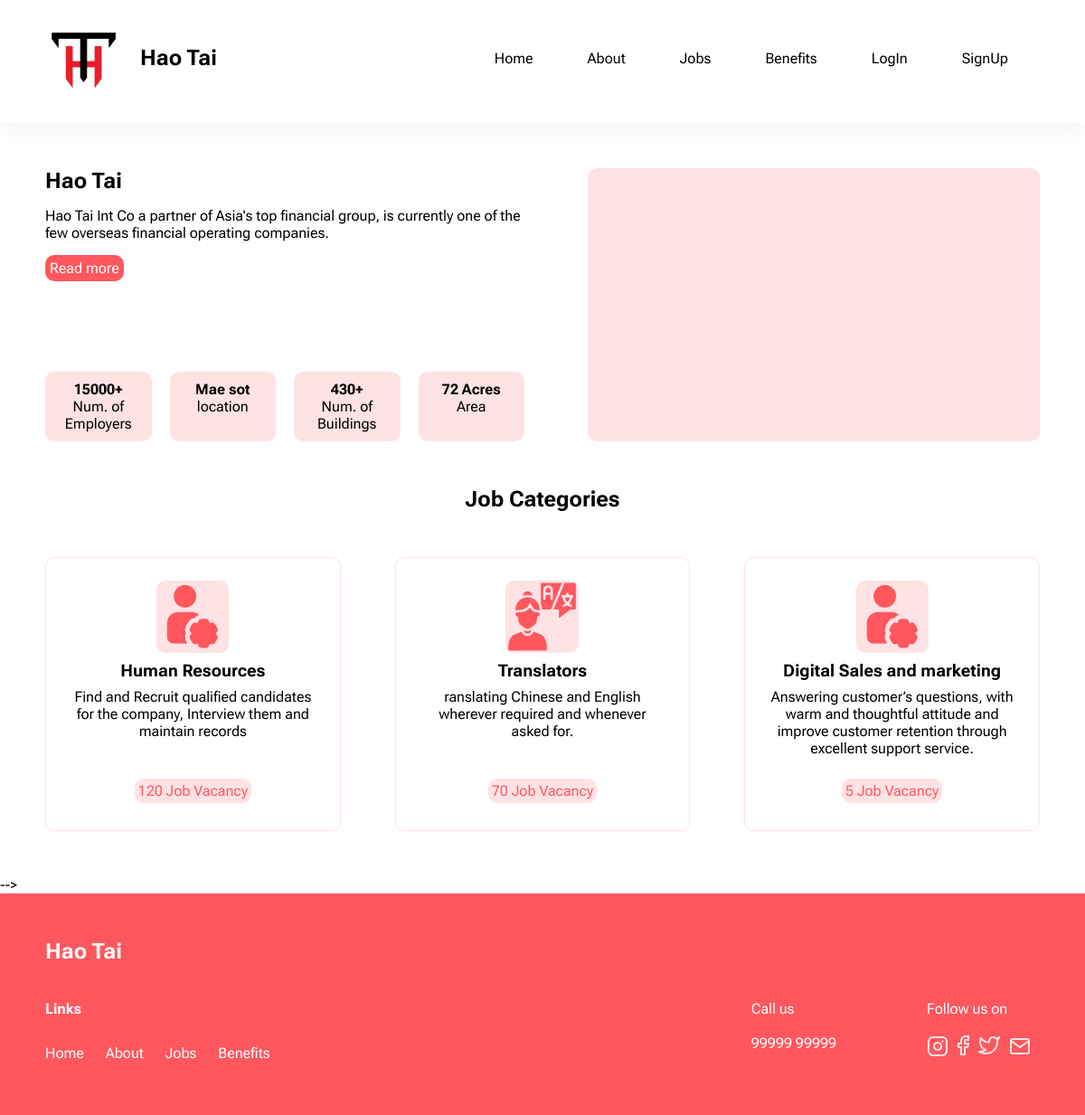
The page / on the database its author committed.
### web/models.py (models this page shows, shortened)
class categories(models.Model):
    title = models.CharField(max_length = 200)
    description = models.TextField()
    no_of_vacancy = models.IntegerField()
    image = models.ImageField()

### web/views.py (the view)
def index(request):
    category =categories.objects.all()
    return render(request,'index.html',{'category':category})

### templates/index.html (shortened to what this page needs)
        {%extends 'base.html'%}
        {%load static%}
        {%block style%}
        <link rel="stylesheet" href="{% static  'style.css'%}">
        {%endblock%}
        {%block content%}
        <section class="second">
            <div class="paragraph">
                <div class="third">
                    <h1>Hao Tai</h1>
                <p>Hao Tai Int Co a partner of Asia's top financial group, is currently one of the few overseas financial operating companies.
                </p>
                <div class="read">
                    <a href=""><p> Read more </p></a>
                </div>
                </div>
                <div class="blocks">
                    <div class="number"><p><b>15000+</b><br> Num. of Employers</p></div>
                    <div class="number"><p><b>Mae sot</b><br> location</p></div>
                    <div class="number"><p><b>430+</b><br> Num. of Buildings</p></div>
                    <div class="number"><p><b>72 Acres</b><br> Area</p></div>
                </div>
            </div>
            <div class="blank">
            </div>
        </section>
        <section >
            <h2>Job Categories</h2>
            <div class="job">
                {% for Categories in category %}
                <div class="vacancy"><a href="{%url 'job' Categories.pk %}">
                    <div>
                        <img src="{{Categories.image.url}}" alt="">
                    </div>
                    <div>
                        <h3>{{Categories.title}}
                        </h3>
                        <p>{{Categories.description}}</p>
                    <div class="slots">
                    {{Categories.no_of_vacancy }} Job Vacancy
                    </div>
                    </div></a>
                </div>
                {% endfor %}
                </div> -->
        </section>
       {%endblock%}

### templates/base.html (shortened to what this page needs)
<!DOCTYPE html>
<html lang="en">
<head>
{%block style%}
{%endblock%}
</head>
<body>
    <section class="head">
    <div class="haotai">
        <div><img src="../static/images/logo 1.png" alt=""></div>
        <div><h1>Hao Tai</h1></div>
    </div>
    <div class="details">
        <div class="home"><a href="{%url 'home'%}">Home</a></div>
        <div class="home"><a href="{%url 'about'%}">About</a></div>
        <div class="home"><a href="{%url 'emp'%}">Jobs</a></div>
        <div class="home"><a href="{%url 'home'%}">Benefits</a></div>
        <div class="home"><a href="{%url 'login'%}">LogIn</a></div>
        <div class="home"><a href="{%url 'signup'%}">SignUp</a></div>
    </div>
</section>
{% block content %}
{% endblock %}
<section class="blue">
    <h2>Hao Tai</h2>
    <div class="connect">
        <div class="links">
            <b>Links</b>
            <div class="options">
                <a href="{%url 'home'%}">Home</a>
                <a href="{%url 'about'%}">About</a>
                <a href="{%url 'emp'%}">Jobs</a>
                <a href="{%url 'home'%}">Benefits</a>
            </div>
        </div>
        <div class="media">
            <div>
                <p>Call us <br><br><a id="call" href="tel:99999 99999"> 99999 99999</a></p>
            </div>
            <div>
                <p>Follow us on</p>
                <div class="icons">
                    <a href=""><img src="../static/images/instagram.png" alt=""></a>
                    <a href=""><img src="../static/images/Vector.png" alt=""></a>
                    <a href=""><img src="../static/images/Vector(1).png" alt=""></a>
                    <a href="mailto:email@gmail.com"><img src="../static/images/mail.png" alt=""></a>
                </div>
            </div>
        </div>
    </div>
</section>
</body>
{% load static%}
</html>

### static/style.css (style rules this page uses)
* { padding: 0; margin: 0; }
a { text-decoration: none; color: black; }
body { background-color: white; font-family: 'Open Sans', sans-serif; font-family: 'Roboto Flex', sans-serif; }
a { text-decoration: none; }
.head { display: flex; padding: 30px 30px 30px 50px; box-shadow: 0px 4px 20px rgba(189, 177, 205, 0.2); }
.haotai { display: flex; margin: 0 10px 0 0; width: 50%; }
.haotai h1 { padding: 20px; }
.details { display: flex; width: 50%; margin: 25px; justify-content: right; }
.details a { padding: 30px; }
.second { display: grid; margin: 50px; grid-template-columns: repeat(2, 1fr); }
.third { margin-bottom: 100px; }
.third h1 { padding-bottom: 15px; }
.paragraph { grid-column: span 1; }
.blank { grid-column: span 1; background-color: #FFE2E4; border-radius: 10px; margin-left: 50px; }
.blocks { display: grid; grid-template-columns: repeat(4, 1fr); }
.number { background-color: #FFE2E4; border-radius: 10px; margin-right: 20px; grid-column: span 1; }
.number p { padding: 10px; text-align: center; }
.read { text-align: center; background-color: #FF575E; border-radius: 10px; max-width: fit-content; margin-top: 15px; margin-bottom: 15px; }
.read p { color: white; padding: 5px; }
h2 { text-align: center; }
.job { display: grid; grid-template-columns: repeat(6, 1fr); padding: 20px; }
.vacancy { grid-column: span 2; border: 1px solid #FFE2E4; text-align: center; margin: 30px; border-radius: 10px; column-gap: 10px; padding: 20px; }
.vacancy img { background-color: #FFE2E4; border-radius: 10px; margin: 5px; }
.vacancy p { margin: 8px; height: 90px; }
.vacancy a { color: black; }
.slots { background-color: #FFE2E4; border-radius: 10px; padding: 4px; margin: 10px auto; width: fit-content; color: #FF575E; }
.icons { display: flex; }
.icons a { margin-right: 10px; }
.icons img { width: 100%; }
.connect { display: grid; grid-template-columns: repeat(2, 1fr); row-gap: 20px; }
.blue { background-color: #FF575E; color: white; padding: 50px; }
.links a { color: white; margin-right: 20px; }
.options { margin-top: 30px; }
.blue h2 { text-align: left; margin-bottom: 40px; }
.media p { margin-bottom: 20px; }
.media { justify-self: self-end; grid-column: span 1; display: flex; gap: 100px; }
#call { color: white; }
.links { grid-column: span 1; }

### rows shown on the page
categories: image (picture), title "Human Resources", description "Find and Recruit qualified candidates for the company, Interview them and maintain records", no_of_vacancy "120"
categories: image (picture), title "Translators", description "ranslating Chinese and English wherever required and whenever asked for.", no_of_vacancy "70"
categories: image (picture), title "Digital Sales and marketing", description "Answering customer’s questions, with warm and thoughtful attitude and improve customer retention through excellent support service.", no_of_vacancy "5"
